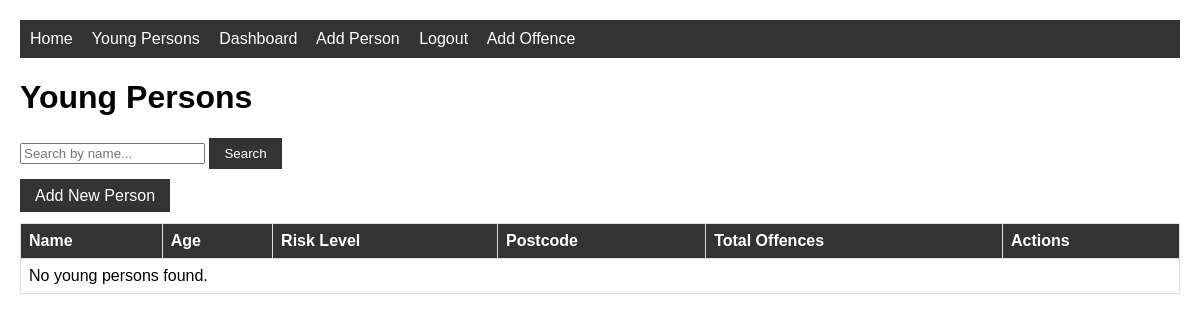
Page / (signed in) on the earlier database version.
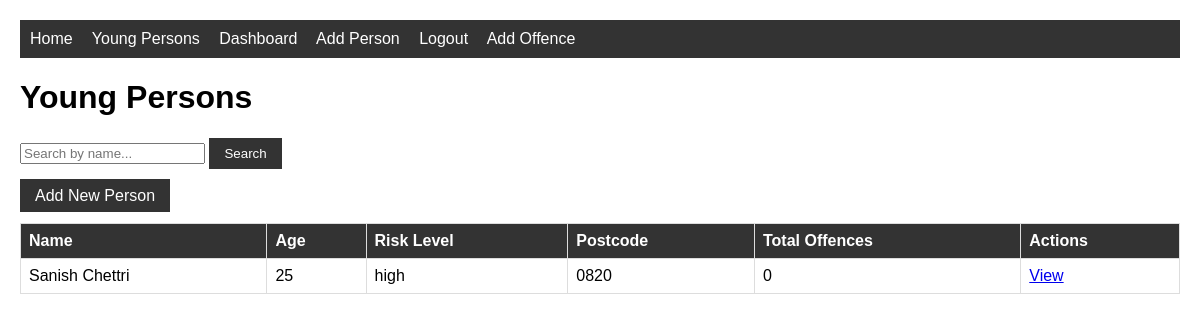
Same page on the later database version.
### justice/models.py (models this page shows, shortened)
class YoungPerson(models.Model):
    RISK_CHOICES = [
        ('low', 'Low'),
        ('medium', 'Medium'),
        ('high', 'High'),
    ]
    first_name = models.CharField(max_length=100)
    last_name = models.CharField(max_length=100)
    date_of_birth = models.DateField()
    gender = models.CharField(max_length=20)
    postcode = models.CharField(max_length=10)
    risk_level = models.CharField(max_length=10, choices=RISK_CHOICES)
    objects = models.Manager()
    high_risk = HighRiskManager()
    caseworkers = models.ManyToManyField(CaseWorker, blank=True)
    @property
    def age(self):
        from datetime import date
        today = date.today()
        return today.year - self.date_of_birth.year

### justice/views.py (the view)
# urls.py: path('', views.YoungPersonListView.as_view(), name='home'),
class YoungPersonListView(LoginRequiredMixin, ListView):
    model = YoungPerson
    template_name = 'justice/youngperson_list.html'
    context_object_name = 'youngpeople'
    def get_queryset(self):
        queryset = YoungPerson.objects.select_related().prefetch_related(
            'caseworkers', 'offences', 'interventions'
        ).annotate(offence_count=Count('offences'))
        search = self.request.GET.get('search')
        if search:
            queryset = queryset.filter(
                first_name__icontains=search
            ) | queryset.filter(
                last_name__icontains=search
            )
        return queryset

### justice/templates/justice/youngperson_list.html
{% extends 'justice/base.html' %}
{% block content %}
<h1>Young Persons</h1>
<form method="get">
    <input type="text" name="search"
           placeholder="Search by name..."
           value="{{ request.GET.search }}">
    <button type="submit" class="btn">Search</button>
</form>
<br>
<a href="{% url 'justice:youngperson-create' %}" class="btn">Add New Person</a>
<br><br>
<table>
    <tr>
        <th>Name</th>
        <th>Age</th>
        <th>Risk Level</th>
        <th>Postcode</th>
        <th>Total Offences</th>
        <th>Actions</th>
    </tr>
    {% for person in youngpeople %}
    <tr>
        <td>{{ person.first_name }} {{ person.last_name }}</td>
        <td>{{ person.age }}</td>
        <td>{{ person.risk_level }}</td>
        <td>{{ person.postcode }}</td>
        <td>{{ person.offence_count }}</td>
        <td>
            <a href="{% url 'justice:youngperson-detail' person.pk %}">View</a>
        </td>
    </tr>
    {% empty %}
    <tr>
        <td colspan="6">No young persons found.</td>
    </tr>
    {% endfor %}
</table>
{% endblock %}

Differences in the rows shown:
added YoungPerson: first_name "Sanish", last_name "Chettri", age "25", risk_level "high", postcode "0820", offence_count "0"
Other differences:
text no longer shown: "No young persons found."
